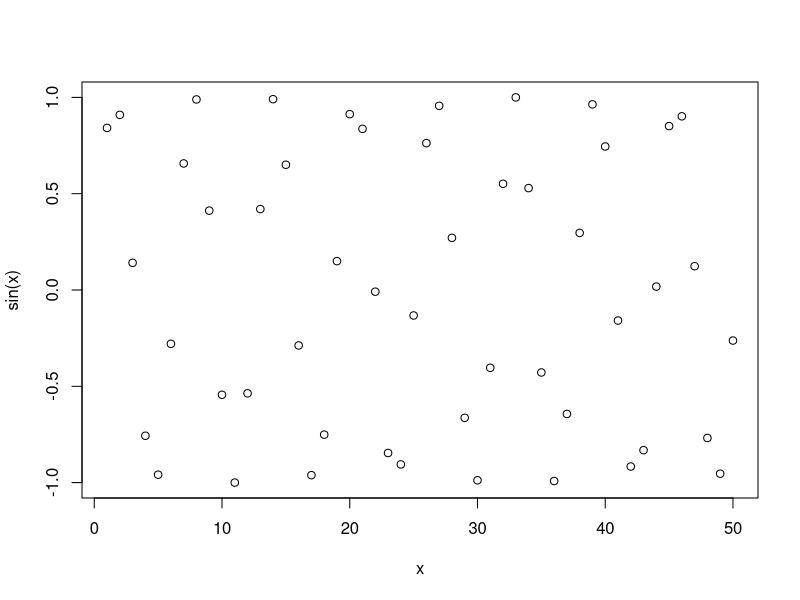
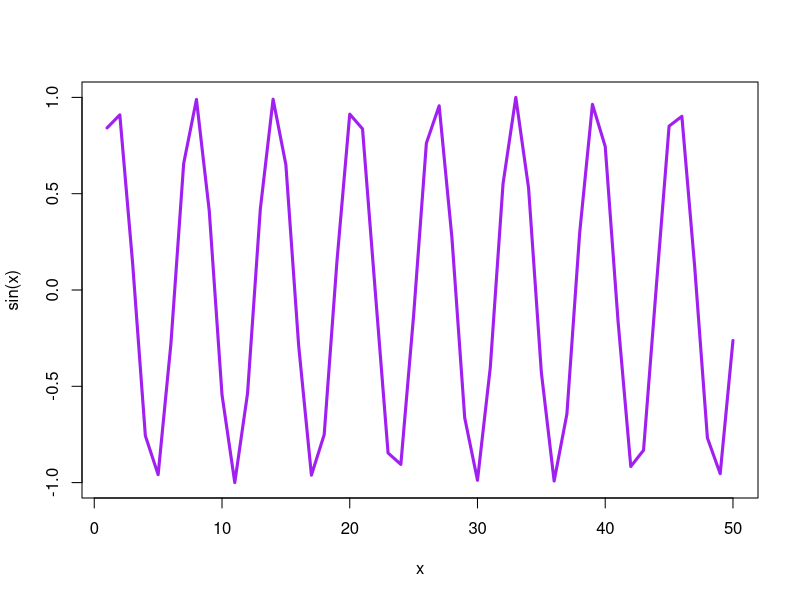

R code for these plots, in order:
#' ---
#' title: "Lab Class 4: R Basics"
#' author: "Justin Lu (PID: A16318305)"
#' date: "April 11, 2024"
#' ---

#This is just a text file. 

x <- 1:50
plot(x, sin(x))
plot(x, sin(x), typ = "l", col = "purple", lwd = 3)
